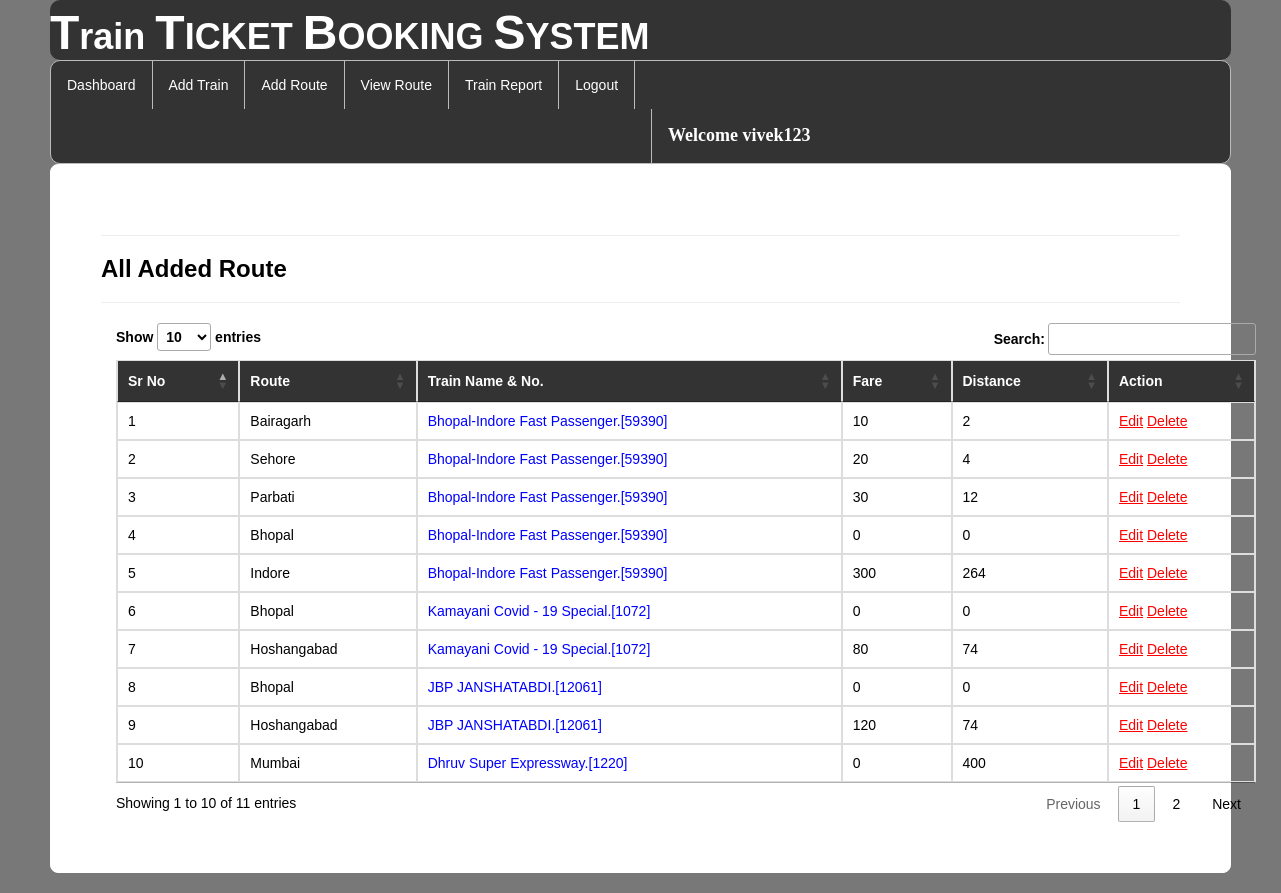
/availableroute/ (signed in), run on the app's committed database.
### railway/models.py (models this page shows, shortened)
class Add_route(models.Model):
    train = models.ForeignKey(Add_Train,on_delete=models.CASCADE,null=True)
    route = models.CharField(max_length=100,null=True)
    distance=models.IntegerField(null=True)
    fare=models.IntegerField(null=True)

class Add_Train(models.Model):
    trainname = models.CharField(max_length=30,null=True)
    train_no = models.IntegerField(null=True)
    from_city = models.CharField(max_length=30,null=True)
    to_city = models.CharField(max_length=30,null=True)
    departuretime=models.CharField(max_length=30,null=True)
    arrivaltime=models.CharField(max_length=30,null=True)
    trevaltime=models.CharField(max_length=100,null=True)
    distance=models.IntegerField(null=True)
    img=models.FileField(null=True)

### railway/views.py (the view)
# urls.py: path('availableroute/', displayroute, name="availableroute"),
def displayroute(request):
    if not request.user.is_authenticated:
        return redirect('login')
    data = Add_route.objects.all()
    data2 = Add_Train.objects.all()
    d = {'data':data,'data2':data2}
    return render(request,"availableroute.html",d)

### railway/templates/availableroute.html (shortened to what this page needs)
{% extends 'navigation3.html' %}
{% load static %}
{% block b %}
<div style="color:Black;border:1px solid white;border-radius:8px;background-color:white;padding:50px">
<hr><h3><strong>All Added Route</strong></h3><hr>
        <div class="container">
<table class="table table-bordered" id="myTable">
  <thead style="color:white;background-color:#333">
  <tr>
    <th>Sr No</th>
    <th>Route</th>
      <th>Train Name & No.</th>
    <th>Fare</th>
    <th>Distance</th>
    <th>Action</th>
  </tr>
  </thead>
   <tbody>
{% for i in data %}
  <tr>
    <td>{{forloop.counter}}</td>
    <td>{{i.route}}</td>
      <td style="color:blue">{{i.train.trainname}}.[{{i.train.train_no}}]</td>
    <td>{{i.fare}}</td>
    <td>{{i.distance}}</td>
    <td style="100px"><a href="{% url 'editroute' i.id %}" style="color:red"><u>Edit</u></a>
        <a href="{% url 'delete_route' i.id %}" style="color:red"><u>Delete</u></a></td>
  </tr>{% endfor %}
    </tbody>
</table>
 </div>
</div>
{% endblock %}

### railway/templates/navigation3.html (shortened to what this page needs)
{% extends 'head.html' %}
{% load static %}
{% block body %}
<link rel = stylesheet href = "//cdn.datatables.net/1.10.19/css/jquery.dataTables.min.css">
<ul class="id2">
  <li id="id1"><a href="{% url 'admindashboard' %}">Dashboard</a></li>
  <li id="id1"><a href="{% url 'add_train' %}">Add Train</a></li>
  <li id="id1"><a href="{% url 'add_route' %}">Add Route</a></li>
  <li id="id1"><a href="{% url 'availableroute' %}">View Route</a></li>
  <li id="id1"><a href="{% url 'view_train'%}">Train Report</a></li>
  <li id="id1"><a href="{% url 'log_out' %}">Logout</a></li>
      <li id="id2" style="margin-left:600px"><a href="" style="color:white"><strong style="font-size:18px;font-family:cursive">Welcome {{request.user.username}}</strong></a></li>
</ul>
{% block b %}
{% endblock %}
{% endblock %}

### railway/templates/head.html (shortened to what this page needs)
<!DOCTYPE html>
<html lang="en">
<head>
  <link rel="stylesheet" href="https://maxcdn.bootstrapcdn.com/bootstrap/3.4.1/css/bootstrap.min.css">
</head>
<body style="background-color:hsl(0, 0%, 47%);margin-left:50px;margin-right:50px;margin-bottom:20px">
    <h1 style="background-color: #333;border-radius:10px;"><strong><font size="16">T</font>rain <font size="16">T</font>ICKET <font size="16">B</font>OOKING <font size="16">S</font>YSTEM
    </strong></h1>
</body>
{% block body %}
{% endblock %}
</html>

### railway/templates/head.html (style rules this page uses)
h1 { margin:0px;padding-top:7px;padding-buttom:7px;color:white; }

### railway/templates/navigation3.html (style rules this page uses)
.id2 { list-style-type: none; margin: 0; padding: 0; overflow: hidden; background-color: #333; border-radius:10px; border:1px solid #bbb; }
#id1 { float: left; border-right:1px solid #bbb; }
#id2 { float: left; border-left:1px solid #bbb; }
li:last-child { border-right: none; }
li a { display: block; color: white; text-align: center; padding: 14px 16px; text-decoration: none; }
body { font-family: Arial, Helvetica, sans-serif; }

### data on the page
Add_route: route "Bairagarh", train.trainname "Bhopal-Indore Fast Passenger", train.train_no "59390", fare "10", distance "2"
Add_route: route "Sehore", train.trainname "Bhopal-Indore Fast Passenger", train.train_no "59390", fare "20", distance "4"
Add_route: route "Parbati", train.trainname "Bhopal-Indore Fast Passenger", train.train_no "59390", fare "30", distance "12"
Add_route: route "Bhopal", train.trainname "Bhopal-Indore Fast Passenger", train.train_no "59390", fare "0", distance "0"
Add_route: route "Indore", train.trainname "Bhopal-Indore Fast Passenger", train.train_no "59390", fare "300", distance "264"
Add_route: route "Bhopal", train.trainname "Kamayani Covid - 19 Special", train.train_no "1072", fare "0", distance "0"
Add_route: route "Hoshangabad", train.trainname "Kamayani Covid - 19 Special", train.train_no "1072", fare "80", distance "74"
Add_route: route "Bhopal", train.trainname "JBP JANSHATABDI", train.train_no "12061", fare "0", distance "0"
Add_route: route "Hoshangabad", train.trainname "JBP JANSHATABDI", train.train_no "12061", fare "120", distance "74"
Add_route: route "Mumbai", train.trainname "Dhruv Super Expressway", train.train_no "1220", fare "0", distance "400"

### other printed values
{{ request.user.username }} "vivek123"
